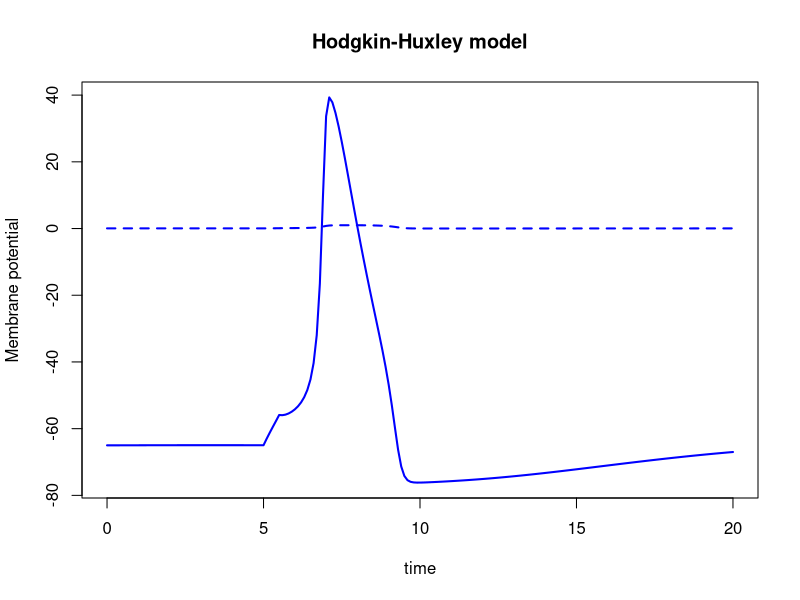

This chart was generated by the following R code:
# Hodgkin-Huxley kinetics
library(deSolve)

LVmod0D <- function(Time, State, Pars) {
 with(as.list(c(State, Pars)), {
if(Time>=5&&Time<=5.5){Amp}else{Amp<-0}
taum<-1/(0.1*(V+40)/(1-exp(-(V+40)/10))+4*exp(-(V+65)/18))
minf<-(0.1*(V+40)/(1-exp(-(V+40)/10)))*taum
tauh<-1/(0.07*exp(-(V+65)/20)+(1/(1+exp(-(V+35)/10))))
hinf<-0.07*exp(-(V+65)/20)*tauh
taun<-1/(0.01*(V+55)/(1-exp(-(V+55)/10))+0.125*exp(-(V+65)/80))
ninf<-(0.01*(V+55)/(1-exp(-(V+55)/10)))*taun

dV<-(-gna*(m^3)*h*(V-50)-gk*(n^4)*(V-(-77))-gl*(V-(-54.4))+Amp)/Cm
dm<--(m-minf)/taum
dh<--(h-hinf)/tauh
dn<--(n-ninf)/taun

return(list(c(dV, dm,dh,dn)))
 })
 }
pars<-c(gna=120,gk=36,gl=0.3, Cm=1, Amp=20)

yini<-c(V=-65, m=0.052, h=0.596, n=0.317)

times <- seq(0, 20, by = 0.1)

print(system.time(
out <- ode(func = LVmod0D, y = yini, parms = pars, times = times)))

## the model output is plotted, using R function matplot
## http://www.jstatsoft.org/v33/i09/paper
matplot(out[,"time"], out[,2:3], type = "l", xlab = "time", ylab = "Membrane potential",
main = "Hodgkin-Huxley model", lwd = 2, col="blue")
# legend("topright", c("Membrane potential", "m"), col = 1:2, lty = 1:2)
